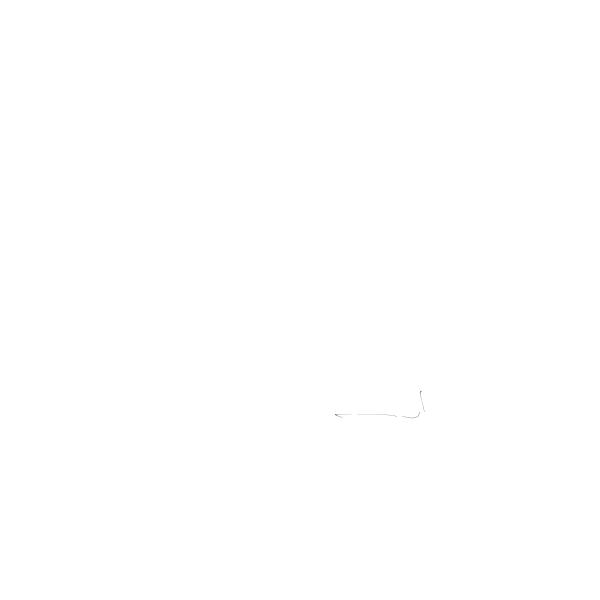
Frame 1 (no input)
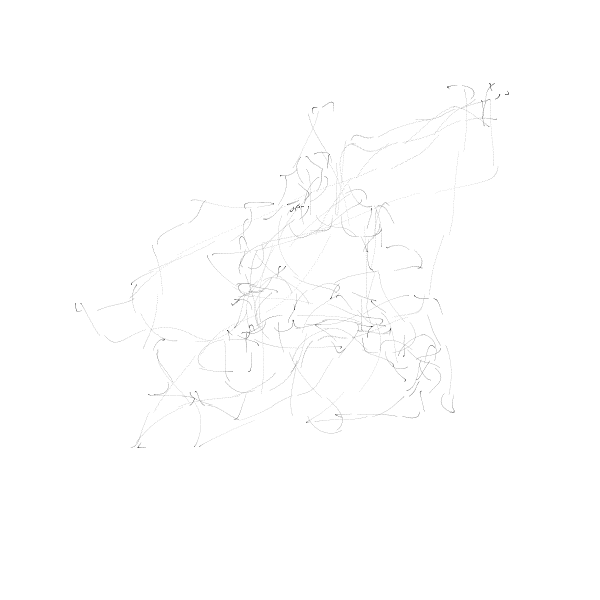
Frame 60 (the mouse pressed at the canvas centre just before this capture)
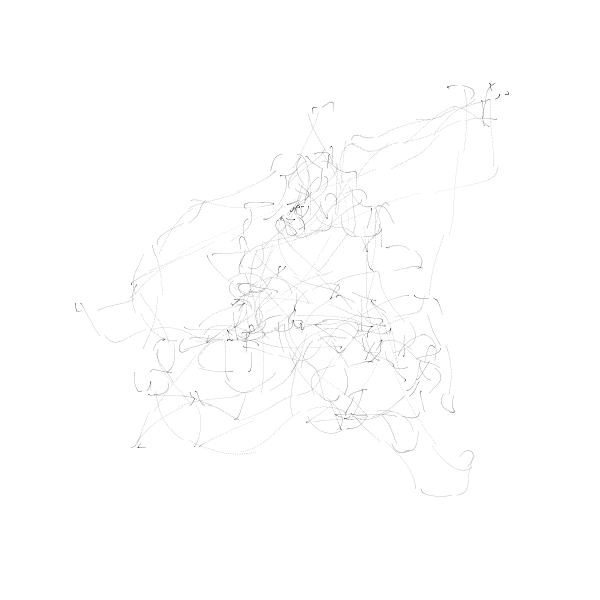
Frame 120 (the mouse held since frame 60 and released just before this capture)

The Processing sketch that drew these frames (run headless with seeded random() and noise(); from frame 60 on, the mouse is pressed at the canvas centre):

// Processing sketch: processing_112142
// ── processing_112142.pde


float x, y, oldX, oldY;
float xNoise, yNoise;
float xOffSet, yOffSet;


void setup( )
{
  smooth(); 
  background(255); 
  size( 600, 600 );
  stroke( 0, 16);
  strokeWeight( 1 );


  xNoise = random( width );
  yNoise = random( height );
  xOffSet = 0.001;  
  yOffSet = 0.001;  
}

void draw( )
{
  drawNoisePoint( );
  int s = second();  // Values from 0 - 59

println(s); 

  for (int i = 20; i < s-20; i = i+5) {
    for (int j = 20; j < 600-20; j = j+5) {
      //      point(i, j);
      x = noise( xNoise )  * width ;
      y = noise( yNoise )  * height;
      point( i+x, y );
      xNoise = xNoise + xOffSet;
      yNoise = yNoise + yOffSet;
    }
  }
}
void drawNoisePoint( )
{
}
